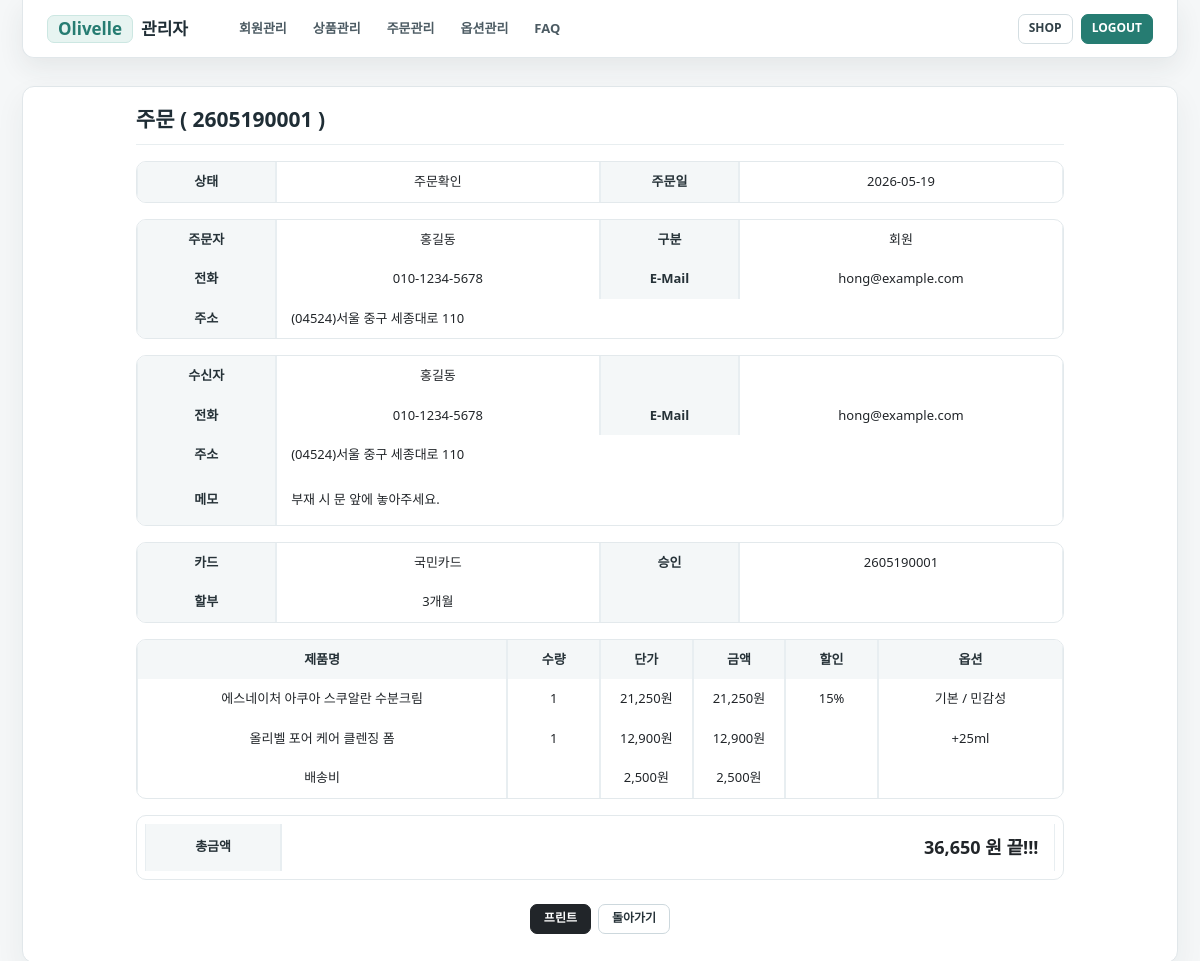
The app's page /admin/jumun_info.php?id=2605190001, older data.
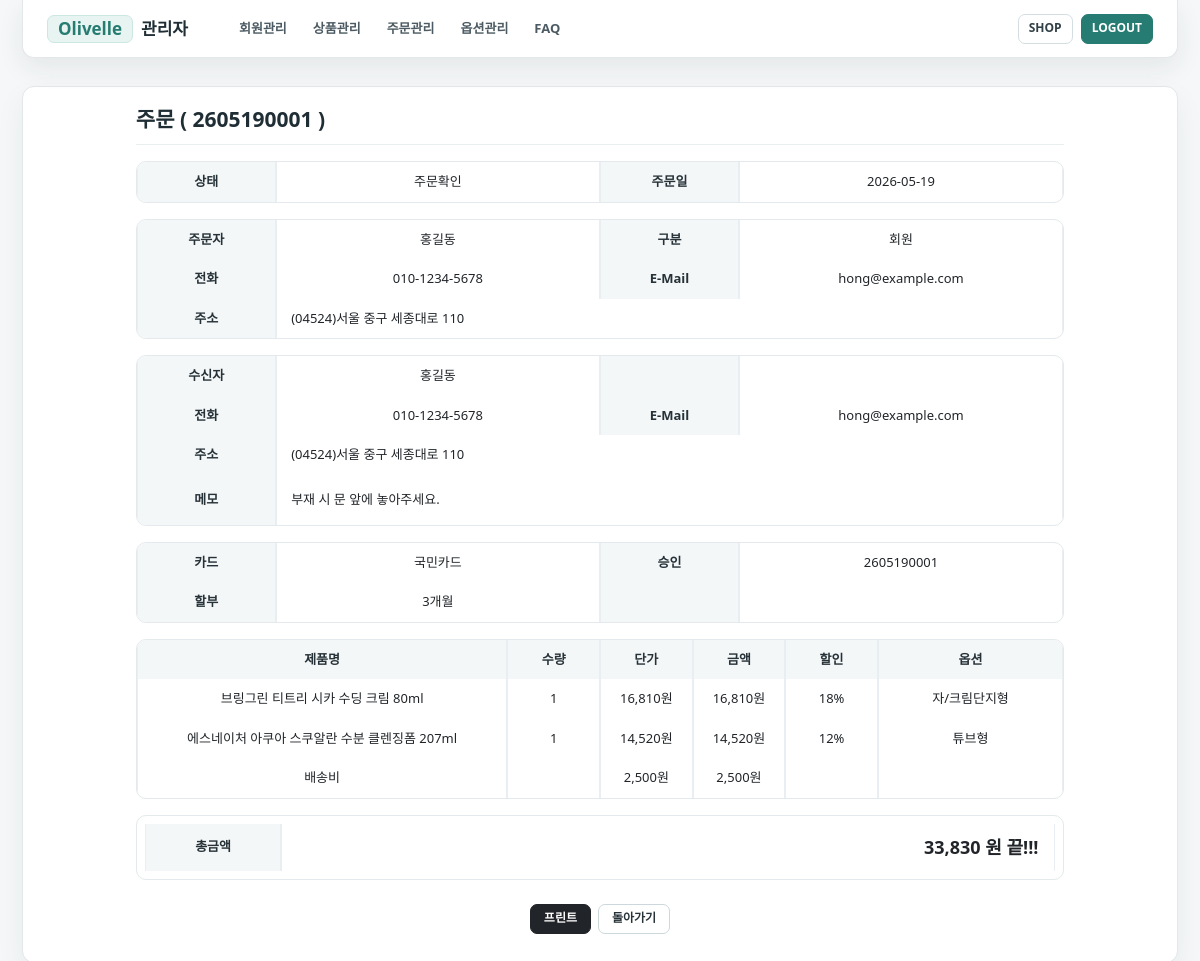
The same page, newer data.
### tables this page shows
CREATE TABLE `jumun` (
  `id` BIGINT UNSIGNED NOT NULL,
  `member_id` INT UNSIGNED NOT NULL DEFAULT 0,
  `jumunday` DATE NOT NULL,
  `product_names` VARCHAR(255) NOT NULL,
  `product_nums` INT UNSIGNED NOT NULL DEFAULT 0,
  `o_name` VARCHAR(50) NOT NULL,
  `o_tel` VARCHAR(20) NOT NULL,
  `o_email` VARCHAR(100) NOT NULL,
  `o_zip` VARCHAR(10) NOT NULL,
  `o_juso` VARCHAR(255) NOT NULL,
  `r_name` VARCHAR(50) NOT NULL,
  `r_tel` VARCHAR(20) NOT NULL,
  `r_email` VARCHAR(100) NOT NULL,
  `r_zip` VARCHAR(10) NOT NULL,
  `r_juso` VARCHAR(255) NOT NULL,
  `memo` VARCHAR(255) NOT NULL DEFAULT '',
  `pay_kind` TINYINT NOT NULL DEFAULT 0,
  `card_okno` VARCHAR(30) NOT NULL DEFAULT '',
  `card_halbu` TINYINT NOT NULL DEFAULT 0,
  `card_kind` TINYINT NOT NULL DEFAULT 0,
  `bank_kind` TINYINT NOT NULL DEFAULT 0,
  `bank_sender` VARCHAR(50) NOT NULL DEFAULT '',
  `totalprice` INT UNSIGNED NOT NULL DEFAULT 0,
  `state` TINYINT NOT NULL DEFAULT 1,
  PRIMARY KEY (`id`),
  KEY `idx_jumun_member` (`member_id`),
  KEY `idx_jumun_day_state` (`jumunday`, `state`)
);

CREATE TABLE `jumuns` (
  `id` INT UNSIGNED NOT NULL AUTO_INCREMENT,
  `jumun_id` BIGINT UNSIGNED NOT NULL,
  `product_id` INT UNSIGNED NOT NULL DEFAULT 0,
  `num` INT UNSIGNED NOT NULL DEFAULT 1,
  `price` INT UNSIGNED NOT NULL DEFAULT 0,
  `prices` INT UNSIGNED NOT NULL DEFAULT 0,
  `discount` TINYINT UNSIGNED NOT NULL DEFAULT 0,
  `opts_id1` INT UNSIGNED NULL,
  `opts_id2` INT UNSIGNED NULL,
  PRIMARY KEY (`id`),
  KEY `idx_jumuns_jumun_id` (`jumun_id`),
  KEY `idx_jumuns_product_id` (`product_id`)
);

CREATE TABLE `product` (
  `id` INT UNSIGNED NOT NULL AUTO_INCREMENT,
  `menu` TINYINT NOT NULL DEFAULT 0,
  `code` VARCHAR(50) NOT NULL,
  `name` VARCHAR(200) NOT NULL,
  `coname` VARCHAR(100) NOT NULL,
  `price` INT UNSIGNED NOT NULL DEFAULT 0,
  `opt1` INT UNSIGNED NOT NULL DEFAULT 0,
  `opt2` INT UNSIGNED NOT NULL DEFAULT 0,
  `contents` TEXT NULL,
  `status` TINYINT NOT NULL DEFAULT 1,
  `regday` DATE NOT NULL,
  `icon_new` TINYINT NOT NULL DEFAULT 0,
  `icon_hit` TINYINT NOT NULL DEFAULT 0,
  `icon_sale` TINYINT NOT NULL DEFAULT 0,
  `discount` TINYINT UNSIGNED NOT NULL DEFAULT 0,
  `image1` VARCHAR(255) NOT NULL DEFAULT '',
  `image2` VARCHAR(255) NOT NULL DEFAULT '',
  `image3` VARCHAR(255) NOT NULL DEFAULT '',
  PRIMARY KEY (`id`),
  KEY `idx_product_menu_status` (`menu`, `status`),
  KEY `idx_product_name` (`name`)
);

CREATE TABLE `opts` (
  `id` INT UNSIGNED NOT NULL AUTO_INCREMENT,
  `opt_id` INT UNSIGNED NOT NULL,
  `name` VARCHAR(100) NOT NULL,
  PRIMARY KEY (`id`),
  KEY `idx_opts_opt_id` (`opt_id`)
);

### admin/common.php (called while the page is built, shortened)
<?
	$a_state = array("전체", "주문신청", "주문확인","입금확인", "배송중", "주문완료","주문취소");
	$card_kinds = [
		1 => "국민카드",
		2 => "신한카드",
		3 => "우리카드",
		4 => "하나카드"
	];
	$card_halbu = [
		0 => "일시불",
		3 => "3개월",
		6 => "6개월",
		9 => "9개월",
		12 => "12개월"
	];
?>

### admin/jumun_info.php (the view, shortened to what this page needs)
<?
	include "common.php";
	$id=$_REQUEST["id"];
	$sql="select * from jumun where id='$id' ";
	$result = mysqli_query($db, $sql);
	$row=mysqli_fetch_array($result);
?>
<!doctype html>
<html lang="kr">
<head>
	<link  href="../css/bootstrap.min.css" rel="stylesheet">
	<link  href="../css/my.css" rel="stylesheet">
</head>
<body>
<div class="container">
<div class="row mx-1 justify-content-center">
	<div class="col-sm-10" align="center">
	<h4 class="m-0 mb-3">주문 ( <?=$id;?> )</h4>
	<table class="table table-sm table-bordered mb-3">
		<tr>
			<td width="15%" class="bg-light">상태</td>
			<td width="35%"><?=$a_state[$row["state"]]; ?></td>
			<td width="15%" class="bg-light">주문일</td>
			<td width="35%"><?=$row["jumunday"]; ?></td>
		</tr>
	</table>
	<table class="table table-sm table-bordered mb-2">
		<tr>
			<td width="15%" class="bg-light"><b>주문자</b></td>
			<td width="35%"><?=$row["o_name"]; ?></td>
			<td width="15%" class="bg-light">구분</td>
			<td width="35%"><?=($row["member_id"]==0)?"비회원":"회원"; ?></td>
		</tr>
		<tr>
			<td class="bg-light">전화</td><td><?=trim(substr($row["o_tel"],0,3)); ?>-<?=trim(substr($row["o_tel"],3,4)); ?>-<?=trim(substr($row["o_tel"],7,4)); ?></td>
			<td class="bg-light">E-Mail</td><td><?=$row["o_email"]; ?></td>
		</tr>
		<tr>
			<td class="bg-light">주소</td>
			<td align="left" colspan="3">&nbsp;(<?=$row["o_zip"]; ?>)<?=$row["o_juso"]; ?></td>
		</tr>
	</table>
	<table class="table table-sm table-bordered mb-3">
		<tr>
			<td width="15%" class="bg-light"><b>수신자</b></td>
			<td width="35%"><?=$row["r_name"]; ?></td>
			<td width="15%" class="bg-light"></td>
			<td></td>
		</tr>
		<tr>
			<td class="bg-light">전화</td>
			<td><?=trim(substr($row["r_tel"],0,3)); ?>-<?=trim(substr($row["r_tel"],3,4)); ?>-<?=trim(substr($row["r_tel"],7,4)); ?></td>
			<td class="bg-light">E-Mail</td>
			<td><?=$row["r_email"]; ?></td>
		</tr>
		<tr>
			<td class="bg-light">주소</td>
			<td align="left" colspan="3">&nbsp;(<?=$row["r_zip"]; ?>)<?=$row["r_juso"]; ?></td>
		</tr>
		<tr height="50">
			<td class="bg-light">메모</td>
			<td align="left" valign="top" colspan="3">&nbsp;<?=$row["memo"]; ?></td>
		</tr>
	</table>
<? if ($row["pay_kind"]==0){ ?>
	<table class="table table-sm table-bordered mb-3">
		<tr>
			<td width="15%" class="bg-light"><b>카드</b></td>
			<td width="35%"><?= $card_kinds[$row["card_kind"]] ; ?></td>
			<td width="15%" class="bg-light">승인</td>
			<td width="35%"><?=$row["card_okno"]; ?></td>
		</tr>
		<tr>
			<td class="bg-light">할부</td><td><?= $card_halbu[$row["card_halbu"]] ; ?></td>
			<td class="bg-light"></td><td></td>
		</tr>
	</table>
<? } ?>
	<table class="table table-sm table-bordered mb-3">
		<tr class="bg-light">
			<td>제품명</td>
			<td width="10%">수량</td>
			<td width="10%">단가</td>
			<td width="10%">금액</td>
			<td width="10%">할인</td>
			<td width="20%">옵션</td>
		</tr>
<?
	$sql="select product.name as name0, jumuns.num as num, jumuns.price as price, jumuns.prices as prices, jumuns.discount as discount,
		  opts1.name as name1, opts2.name as name2
		  FROM jumuns
        LEFT JOIN product ON jumuns.product_id = product.id
        LEFT JOIN opts as opts1 ON jumuns.opts_id1 = opts1.id
        LEFT JOIN opts as opts2 ON jumuns.opts_id2 = opts2.id
        WHERE jumuns.jumun_id = '$id'";
	$result = mysqli_query($db, $sql);
	foreach($result as $row) {
		$name2 = $row['name2'] ? $row['name2'] : "";
		$name1 = $row['name1'] ? $row['name1'] : "";
		$name0 = $row['name0'] ? $row['name0'] : "배송비";
		$prices += $row["prices"];
?>
		<tr>
			<td align="center"><?=$name0;?></td>
			<td><?= ($name0=="배송비") ? " " : $row["num"];?></td>
			<td align="center"><?=number_format($row["price"]);?>원</td>
			<td align="center"><?=number_format($row["prices"]);?>원</td>
			<td><?=($row["discount"]==0)?"  ":$row["discount"]. "%";?></td>
			<td align="center"> <?=$name1;?> <?=($name1 && $name2)?"/":"";?> <?= $name2;?></td>
		</tr>
<?
	}
?>
</table>
	<table class="table table-sm table-bordered mb-3 p-2">
		<tr>
			<td width="15%" class="bg-light">총금액</td>
			<td width="85%" align="right" style="font-size:18px"><b><?=number_format($prices);?> 원 끝!!!</b>&nbsp;</td>
		</tr>
	</table>
	<a href="javascript:print();"  class="btn btn-sm btn-dark text-white my-2">&nbsp;프린트&nbsp;</a>&nbsp;
	<a href="javascript:history.back();"  class="btn btn-sm btn-outline-dark my-2">&nbsp;돌아가기&nbsp;</a>
	</div>
</div>
</div>
</body>
</html>

Row changes from the older to the newer data that the page shows:
changed jumuns: product.name "에스네이처 아쿠아 스쿠알란 수분크림" → "브링그린 티트리 시카 수딩 크림 80ml"; price "21,250" → "16,810"; prices "21,250" → "16,810"; discount "15" → "18"; opts.name "기본" → "자/크림단지형"; opts.name "민감성" → (not shown)
changed jumuns: product.name "올리벨 포어 케어 클렌징 폼" → "에스네이처 아쿠아 스쿠알란 수분 클렌징폼 207ml"; price "12,900" → "14,520"; prices "12,900" → "14,520"; discount (not shown) → "12"; opts.name "+25ml" → "튜브형"
Text that changed along with them:
$prices: "36,650" → "33,830"
